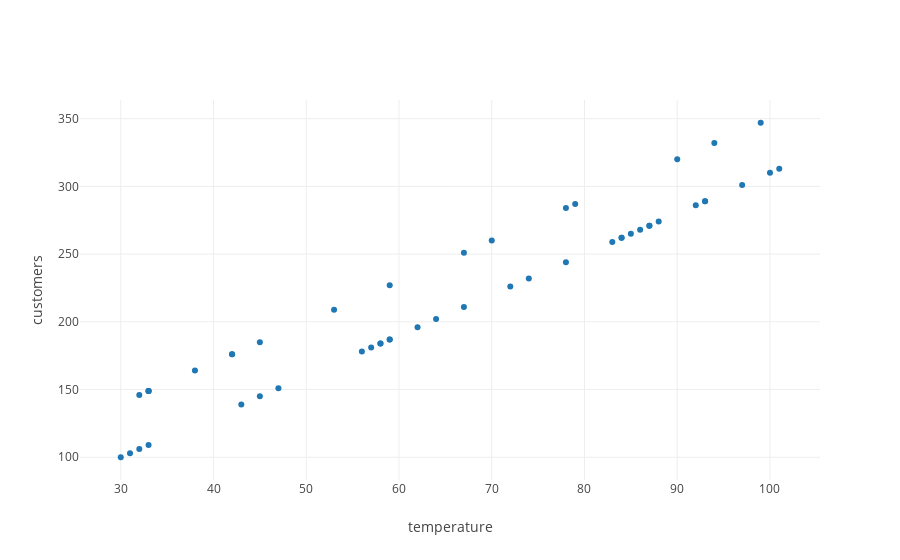

This figure's notebook cell:
### Markdown cell above
Imagine that we once again work for a restaurant that tracks both the temperature and the amount of customers each day.  We see the following data.

### Code cell
from graph import plot, trace_values, build_layout
from data import temps, customers
trace_1 = dict(x = temps, y =  customers, mode = 'markers', name = 'data') 
layout = {'yaxis': {'title': 'customers'}, 'xaxis': {'title': 'temperature'}}
plot([trace_1], layout = layout)

### Figure 1 — Plotly figure (JSON) as saved in the notebook; plotly's stock layout.template omitted (floating-point values rounded to 4 significant figures)
{"data": [{"mode": "markers", "name": "data", "type": "scatter", "uid": "fa9f21b9-c140-48a1-b24e-2efd16659ed4", "x": [30, 31, 32, 32, 33, 33, 33, 33, 38, 42, 42, 43, 45, 45, 47, 53, 56, 57, 58, 58, 59, 59, 59, 62, 64, 67, 67, 70, 72, 74, 78, 78, 79, 83, 84, 84, 85, 86, 87, 87, 88, 90, 92, 93, 93, 94, 97, 99, 100, 101], "y": [100, 103, 146, 106, 109, 149, 149, 149, 164, 176, 176, 139, 145, 185, 151, 209, 178, 181, 184, 184, 187, 187, 227, 196, 202, 211, 251, 260, 226, 232, 244, 284, 287, 259, 262, 262, 265, 268, 271, 271, 274, 320, 286, 289, 289, 332, 301, 347, 310, 313]}], "layout": {"autosize": true, "xaxis": {"autorange": true, "range": [25.57, 105.4], "title": {"text": "temperature"}, "type": "linear"}, "yaxis": {"autorange": true, "range": [81.91, 365.1], "title": {"text": "customers"}, "type": "linear"}}}
